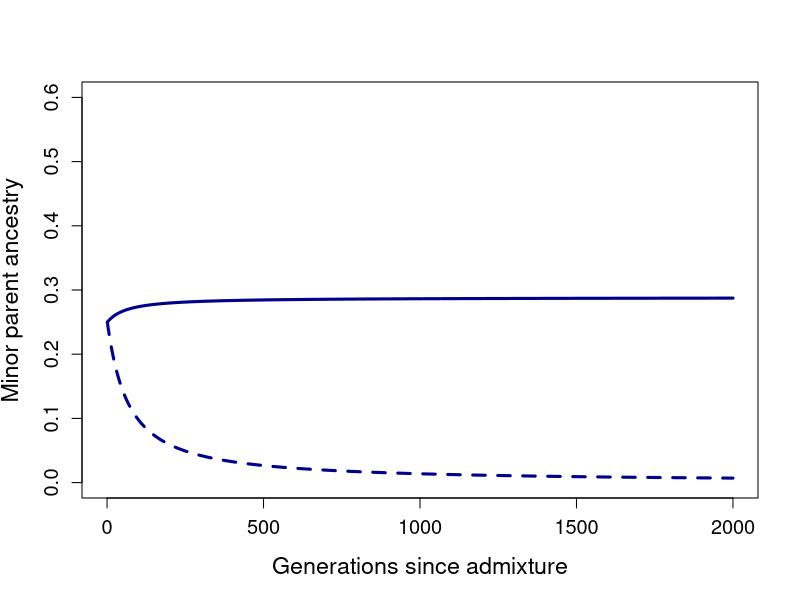
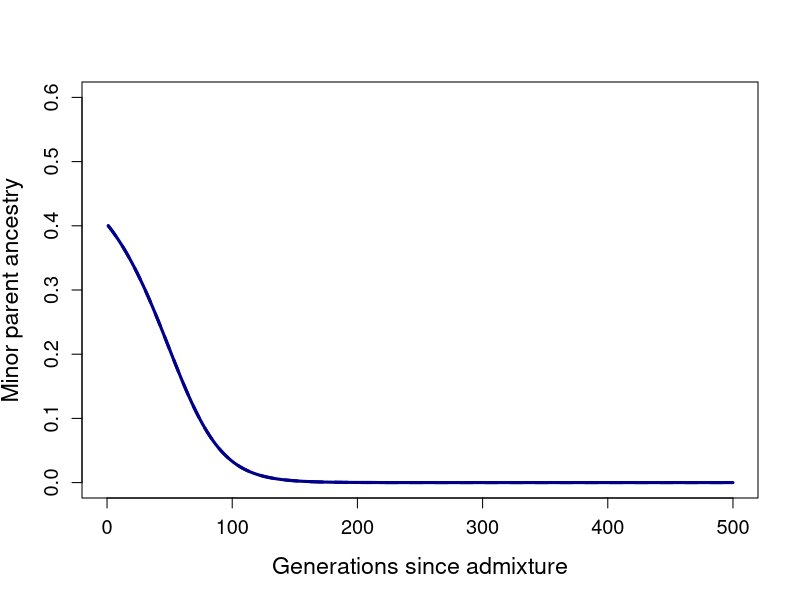

Write R code to recreate these figures, in order.

#####DMI

#Simulates change in allele frequency as a result of two locus selection based on Karlin 1975, Lewontin & Kojima

# % parent 1 ancestry
M=0.25
B=1-M

#set number of generations to simulate
numreps=2000

# initial haplotype frequencies
x<-c((1-B)*M, (1-B)*(1-M), B*M, B*(1-M))
ancestry_track1<-{}
ancestry_track2<-{}

# Set fitness and dominance
s1<-0.1
s2<-0
hbc=0
ha=0.5

#fitness function for the diagonal is multiplicative here for coevolving incompatibilities but can be set differently
diagonal=(1-((1-ha)*hbc*s1))*(1-(ha*(1-hbc)*s2))

# fitness table
# w11 and w44 are conspecific homozygotes; w22 and w33 are heterospecific homozygotes, and so on

w<-function(s){matrix(c(
    1,       1-(1-hbc)*s2,         1-(1-ha)*s1,     diagonal,
    1-(1-hbc)*s2,       1-s2,      diagonal,     1-ha*s2,
    1-(1-ha)*s1,  diagonal,    1-s1,     1-hbc*s1,
    diagonal,  1-ha*s2,    1-hbc*s1,     1
    ), nrow=4,ncol=4)}
    
    
# intitialise and store haplotype frequency over generations
X<-x
d <- x[1]*x[4] - x[2]*x[3]
w_mean<-0
for (j in 1:4){
	for (k in 1:4){
		w_mean = w_mean + as.numeric(x[j]*x[k]*w(s)[j,k])
	}
}
w_bar<-w_mean


# start simulation here
for (z in 1:numreps){ # number of generations
    # disequilibrium
	D = x[1]*x[4] - x[2]*x[3]; D
	d<-c(d,as.numeric(D)) # tracks D over time
    
    #from allele frequencies assuming random mating
    f_M1=x[1]+x[2]
    f_M2=x[1]+x[3]
    
    #store allele frequencies
    ancestry_track1<-c(ancestry_track1,f_M1)
    ancestry_track2<-c(ancestry_track2,f_M2)
    
    # marginal fitnesses
	wstar<-{}
	for (i in 1:4){
        wstar<-c(wstar, x[1]*w(s)[i,1] + x[2]*w(s)[i,2] + x[3]*w(s)[i,3] + x[4]*w(s)[i,4])
	}
    # mean fitness
	w_mean<-0
	for (j in 1:4){
		for (k in 1:4){
			w_mean = w_mean + as.numeric(x[j]*x[k]*w(s)[j,k])
		}
	}
	w_bar<-c(w_bar, w_mean)
    # new haplotype frequencies
	y<-{}
	y<-c(y,as.numeric(round(x[1]*(wstar[1]/w_mean)-(0.5*D*w(s)[1,4]/w_mean),10)))
	y<-c(y,as.numeric(round(x[2]*(wstar[2]/w_mean)+(0.5*D*w(s)[1,4]/w_mean),10)))
	y<-c(y,as.numeric(round(x[3]*(wstar[3]/w_mean)+(0.5*D*w(s)[1,4]/w_mean),10)))
	y<-c(y,as.numeric(round(x[4]*(wstar[4]/w_mean)-(0.5*D*w(s)[1,4]/w_mean),10)))
	x<-y
	X<-rbind(X,as.numeric(y)) # store information
} # for numreps


plot(ancestry_track1,ylim=c(0,0.6),col="darkblue",pch=20,cex.lab=1.4,cex.axis=1.2,ylab="Minor parent ancestry",xlab="Generations since admixture",type="l",lwd=3,xlim=c(0,2000))

points(ancestry_track2,col="darkblue",pch=20,cex.lab=1.3,cex.axis=1.2,ylab="Proportion Parent1",xlab="Generations",type="l",lwd=3,lty=2)


M=0.4
B=1-M

#set number of generations to simulate
numreps=500

# initial haplotype frequencies
x<-c((1-B)*M, (1-B)*(1-M), B*M, B*(1-M))
ancestry_track1<-{}
ancestry_track2<-{}

# Set fitness and dominance
s1<-0.1
s2<-0.1
hbc=0.5
ha=0.5

#fitness function for the diagonal is multiplicative here for coevolving incompatibilities but can be set differently
diagonal=(1-((1-ha)*hbc*s1))*(1-(ha*(1-hbc)*s2))

# fitness table
# w11 and w44 are conspecific homozygotes; w22 and w33 are heterospecific homozygotes, and so on

w<-function(s){matrix(c(
  1,       1-(1-hbc)*s2,         1-(1-ha)*s1,     diagonal,
  1-(1-hbc)*s2,       1-s2,      diagonal,     1-ha*s2,
  1-(1-ha)*s1,  diagonal,    1-s1,     1-hbc*s1,
  diagonal,  1-ha*s2,    1-hbc*s1,     1
), nrow=4,ncol=4)}


# intitialise and store haplotype frequency over generations
X<-x
d <- x[1]*x[4] - x[2]*x[3]
w_mean<-0
for (j in 1:4){
  for (k in 1:4){
    w_mean = w_mean + as.numeric(x[j]*x[k]*w(s)[j,k])
  }
}
w_bar<-w_mean


# start simulation here
for (z in 1:numreps){ # number of generations
  # disequilibrium
  D = x[1]*x[4] - x[2]*x[3]; D
  d<-c(d,as.numeric(D)) # tracks D over time
  
  #from allele frequencies assuming random mating
  f_M1=x[1]+x[2]
  f_M2=x[1]+x[3]
  
  #store allele frequencies
  ancestry_track1<-c(ancestry_track1,f_M1)
  ancestry_track2<-c(ancestry_track2,f_M2)
  
  # marginal fitnesses
  wstar<-{}
  for (i in 1:4){
    wstar<-c(wstar, x[1]*w(s)[i,1] + x[2]*w(s)[i,2] + x[3]*w(s)[i,3] + x[4]*w(s)[i,4])
  }
  # mean fitness
  w_mean<-0
  for (j in 1:4){
    for (k in 1:4){
      w_mean = w_mean + as.numeric(x[j]*x[k]*w(s)[j,k])
    }
  }
  w_bar<-c(w_bar, w_mean)
  # new haplotype frequencies
  y<-{}
  y<-c(y,as.numeric(round(x[1]*(wstar[1]/w_mean)-(0.5*D*w(s)[1,4]/w_mean),10)))
  y<-c(y,as.numeric(round(x[2]*(wstar[2]/w_mean)+(0.5*D*w(s)[1,4]/w_mean),10)))
  y<-c(y,as.numeric(round(x[3]*(wstar[3]/w_mean)+(0.5*D*w(s)[1,4]/w_mean),10)))
  y<-c(y,as.numeric(round(x[4]*(wstar[4]/w_mean)-(0.5*D*w(s)[1,4]/w_mean),10)))
  x<-y
  X<-rbind(X,as.numeric(y)) # store information
} # for numreps

plot(ancestry_track1,ylim=c(0,0.6),col="darkblue",pch=20,cex.lab=1.4,cex.axis=1.2,ylab="Minor parent ancestry",xlab="Generations since admixture",type="l",lwd=3,xlim=c(0,500))

points(ancestry_track2,col="darkblue",pch=20,cex.lab=1.3,cex.axis=1.2,ylab="Proportion Parent1",xlab="Generations",type="l",lwd=3,lty=2)


